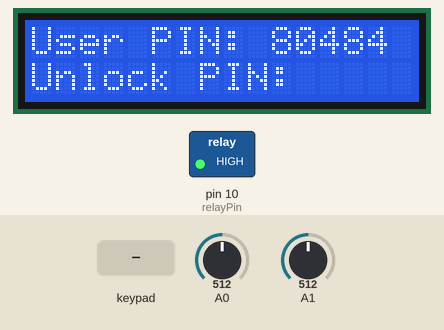
Simulated run of this sketch. Board: Arduino Uno, built with avr-gcc and run on an emulated ATmega328P. Shown: 16×2 character LCD, switched loads named in the sketch (green lamp = pin HIGH). The inputs (shaded band) are chosen by the test bench; at power-on: A0 = 512, A1 = 512. Random numbers use the default seed unless the sketch sets one; what the sketch prints to the serial monitor is not drawn.

Above: at 3.2 s.
3.3 s: keypad keys * * * * # pressed 0.4 s apart
At 6.2 s:
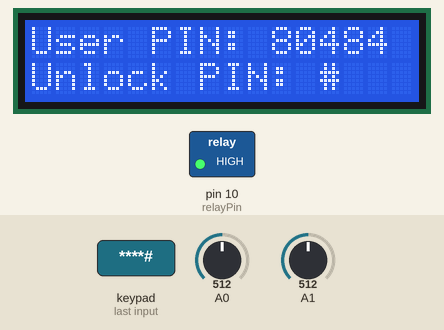
7.0 s: key 'A' pressed
At 7.5 s:
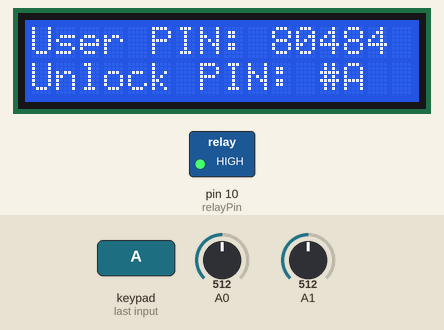
8.5 s: keypad keys * * * * A pressed 0.4 s apart
At 11.4 s:
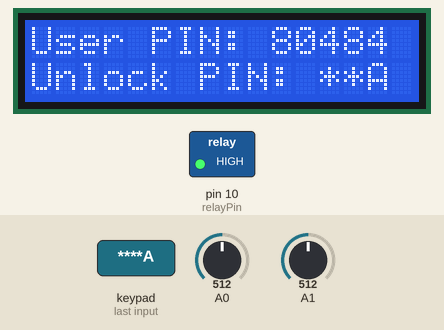
12.0 s: keypad keys * * * * * pressed 0.4 s apart
At 12.8 s:
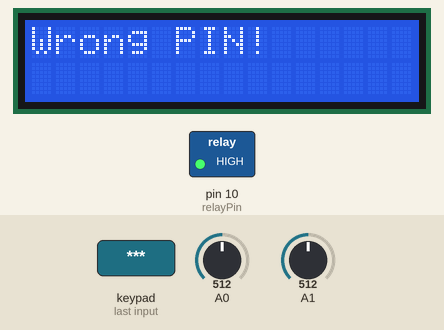
16.1 s: key 'B' pressed
At 16.6 s:
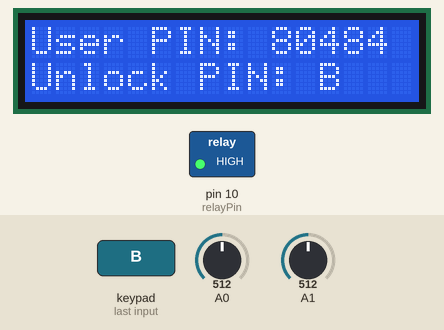
17.6 s: key 'C' pressed
At 19.0 s:
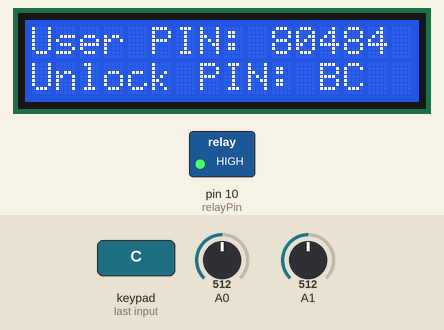
Timing chart, 0 to 20.1 s (numbered marks = the images above; inputs shaded):
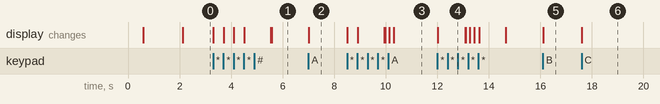

The sketch:

HomeLockV1.ino
```cpp
// Author: Vishal Daga
// Date: 19th July, 2020
//
// Features that make it less hackable
// - A new table is selected each iteration
// - Table index is also random selected with no relation to the random seed that let us to
// select the table
// - The table index is shifted according the its index
// - The final passcode will be next random number is the selected table from the randomly
// selected index

// Include the Keypad library
#include <Keypad.h>

#include <Wire.h>
#include <LiquidCrystal_I2C.h>

LiquidCrystal_I2C lcd(0x27, 2, 1,0, 4, 5, 6, 7, 3, POSITIVE);


// RELAY PIN
short relayPin = 10;

// Constants for row and column sizes
const byte ROWS = 4;
const byte COLS = 4;

// Array to represent keys on keypad
char hexaKeys[ROWS][COLS] = {
  {'1', '2', '3', 'A'},
  {'4', '5', '6', 'B'},
  {'7', '8', '9', 'C'},
  {'*', '0', '#', 'D'}
};

// Connections to Arduino
byte rowPins[ROWS] = {8, 7, 6, 5};
byte colPins[COLS] = {4, 3, 2, 9};


// Create keypad object
Keypad customKeypad = Keypad(makeKeymap(hexaKeys), rowPins, colPins, ROWS, COLS);

short randomTable;
short tableIndex;
boolean waitingToUnlock = false;
// Variable to accumulate user input keypad presses till we get 4 digit input
String userInput;
short wrongCounter = 0;
String adminInput = "8281";
boolean adminEnabled = false;

String getPublicCode(){
  // seed from analogRead so that every time the system reboots the sequece of table selection
  // is unpredictable
  randomSeed(analogRead(0));
  randomTable = random(100, 900);

  // We also select the table index between 0 - 4 [5 total]. Also taking new seeder from
  // analog 1 just to make table selection and index selection to be unpredictable between both
  randomSeed(analogRead(1));
  tableIndex = random(0, 5);

  // Once the table and table index is selected, we set the random to seed from the table
  // so that the passcode would be the next among the selection
  randomSeed(randomTable);

  short displayTableIndex = 10;
  for(int i = 1; i < tableIndex+1; i++){
    displayTableIndex = displayTableIndex + i + 15;
  }

  return String(displayTableIndex) + String(randomTable);

}

void printToLCD(String toDisplay){
    lcd.clear();
    lcd.print(toDisplay);
}

void setup() {
  pinMode(relayPin, OUTPUT);
  digitalWrite(relayPin, HIGH);
  Serial.begin(9600);
  lcd.begin(16, 2);
  lcd.clear();

  //Banner
  lcd.setCursor(0, 0);
  lcd.print("Smart Secure");
  delay(500);
  lcd.setCursor(0, 1);
  printToLCD("Locking System");
  delay(1500);
}

void loop() {
  if(waitingToUnlock == false){
    // Generate the public code
    String publicCode = getPublicCode();
    // Display to LCD the code
    lcd.setCursor(0, 0);
    lcd.clear();
    lcd.print("User PIN: "+publicCode);
    lcd.setCursor(0, 1);
    lcd.print("Unlock PIN:");
    lcd.setCursor(12, 1);
    // 0x
    Serial.println(publicCode);

    // After displaying the public code, go in waiting to unlock mode
    waitingToUnlock = true;

    // 0x
    Serial.println("Waiting for User to unlock");
  } else {
    // Public code has been displayed or user has started inputing code using keypad but
    // not yet entered required 4 digit code

    // get the key the user has pressed on keypad
    char customKey = customKeypad.getKey();

    if(customKey != NO_KEY){
      // 0x
      Serial.print(customKey);
      // append the user key pad presses and if the size reaches to 4 digit pass to validation
      userInput = userInput + customKey;
      // Display the user input on the LCD screen in the same line till user enter four digits
      lcd.print(customKey);
      // validation of user input after they presses 4 digits
      if(userInput.length() == 4){
        // 0x
        Serial.println("");

        if (String(userInput).equals("****")){
          if (adminEnabled == true){
            adminEnabled = false;
            printToLCD("ADMIN DISABLED!");
          } else {
            adminEnabled = true;
            printToLCD("ADMIN ENABLED!");
          }

          delay(1000);
        } else {
          // get the unlock pin - the table has already been seeded here, we have to loop through
          // table index times + 1 which will be our unlock code
          short unlockCode;
          for(int i = 0; i < tableIndex+2; i++){
            unlockCode = random(1000, 9999);
          }

          // verify if the user input matches the unlock code
          if(String(unlockCode).equals(userInput) || (adminEnabled == true && String(userInput).equals(adminInput))){
            printToLCD("UNLOCKING...");

            // 0x
            Serial.println("UNLOCKING...");

            // set the wrongCounter to 0
            wrongCounter = 0;

            // Unlock the lock by sending high signal to relay for eactly 500 milliseconds
            digitalWrite(relayPin, LOW);
            delay(500);
            digitalWrite(relayPin, HIGH);

            printToLCD("UNLOCKED!");

            // 0x
            Serial.println("UNLOCKED!");
            delay(1000);
          } else {
            printToLCD("Wrong PIN!");
            // 0x
            Serial.println("PIN Didn't matched");

            // increment the wrong counter
            wrongCounter = wrongCounter + 1;

            // Display to LCD that Wrong PIN

            // Wait to show the message
            if(wrongCounter > 8){
              wrongCounter = 8;
            }

            delay(1000 + pow(5, wrongCounter));
          }
        }

        // As user has entered 4 digits, we will empty the user input variable
        userInput = "";
        // As user has entered 4 digits, we will again loop back showing the new code to
        // be decoded to unlock
        waitingToUnlock = false;
      }

    }
  }

}
```

Measured:
- after the input at 3.3 s, the display: first changes at once (image 1 shows a later state)
- after the input at 7.0 s, the display: changes at once (image 2)
- after the input at 8.5 s, the display: first changes at once (image 3 shows a later state)
- after the input at 12.0 s, the display: changes at once (image 4)
- after the input at 16.1 s, the display: changes at once (image 5)
- after the input at 17.6 s, the display: changes at once (image 6)
